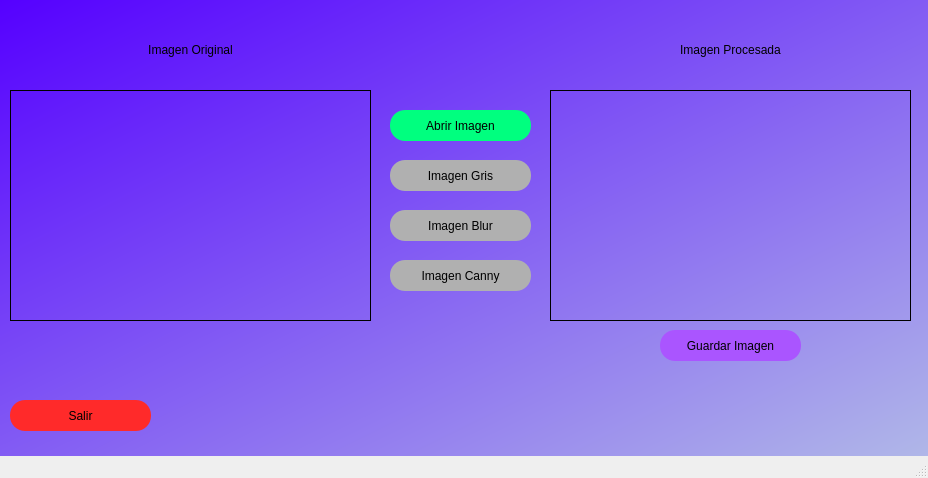
<?xml version="1.0" encoding="UTF-8"?>
<ui version="4.0">
 <class>MainWindow</class>
 <widget class="QMainWindow" name="MainWindow">
  <property name="geometry">
   <rect>
    <x>0</x>
    <y>0</y>
    <width>928</width>
    <height>478</height>
   </rect>
  </property>
  <property name="minimumSize">
   <size>
    <width>928</width>
    <height>478</height>
   </size>
  </property>
  <property name="maximumSize">
   <size>
    <width>928</width>
    <height>478</height>
   </size>
  </property>
  <property name="windowTitle">
   <string>MainWindow</string>
  </property>
  <property name="styleSheet">
   <string notr="true">QWidget#centralwidget{
background-color: qlineargradient(spread:pad, x1:0, y1:0, x2:1, y2:1, stop:0 rgba(85, 0, 255, 255), stop:1 rgba(176, 183, 232, 255));}</string>
  </property>
  <widget class="QWidget" name="centralwidget">
   <widget class="QLabel" name="label">
    <property name="geometry">
     <rect>
      <x>10</x>
      <y>90</y>
      <width>361</width>
      <height>231</height>
     </rect>
    </property>
    <property name="styleSheet">
     <string notr="true">border: 1px solid black;</string>
    </property>
    <property name="text">
     <string>&lt;html&gt;&lt;head/&gt;&lt;body&gt;&lt;p align=&quot;center&quot;&gt;&lt;br/&gt;&lt;/p&gt;&lt;/body&gt;&lt;/html&gt;</string>
    </property>
    <property name="alignment">
     <set>Qt::AlignCenter</set>
    </property>
   </widget>
   <widget class="QPushButton" name="pushButton">
    <property name="geometry">
     <rect>
      <x>390</x>
      <y>110</y>
      <width>141</width>
      <height>31</height>
     </rect>
    </property>
    <property name="cursor">
     <cursorShape>PointingHandCursor</cursorShape>
    </property>
    <property name="styleSheet">
     <string notr="true">border-radius: 15px;
background-color: rgb(0, 255, 127);</string>
    </property>
    <property name="text">
     <string>Abrir Imagen</string>
    </property>
   </widget>
   <widget class="QPushButton" name="pushButton_2">
    <property name="geometry">
     <rect>
      <x>390</x>
      <y>160</y>
      <width>141</width>
      <height>31</height>
     </rect>
    </property>
    <property name="cursor">
     <cursorShape>PointingHandCursor</cursorShape>
    </property>
    <property name="styleSheet">
     <string notr="true">border-radius:15px;
background-color: rgb(176, 176, 176);</string>
    </property>
    <property name="text">
     <string>Imagen Gris</string>
    </property>
   </widget>
   <widget class="QLabel" name="label_2">
    <property name="geometry">
     <rect>
      <x>550</x>
      <y>90</y>
      <width>361</width>
      <height>231</height>
     </rect>
    </property>
    <property name="styleSheet">
     <string notr="true">border: 1px solid black;</string>
    </property>
    <property name="text">
     <string>&lt;html&gt;&lt;head/&gt;&lt;body&gt;&lt;p align=&quot;center&quot;&gt;&lt;br/&gt;&lt;/p&gt;&lt;/body&gt;&lt;/html&gt;</string>
    </property>
    <property name="alignment">
     <set>Qt::AlignCenter</set>
    </property>
   </widget>
   <widget class="QPushButton" name="pushButton_3">
    <property name="geometry">
     <rect>
      <x>390</x>
      <y>210</y>
      <width>141</width>
      <height>31</height>
     </rect>
    </property>
    <property name="cursor">
     <cursorShape>PointingHandCursor</cursorShape>
    </property>
    <property name="styleSheet">
     <string notr="true">border-radius:15px;
background-color: rgb(176, 176, 176);</string>
    </property>
    <property name="text">
     <string>Imagen Blur</string>
    </property>
   </widget>
   <widget class="QPushButton" name="pushButton_4">
    <property name="geometry">
     <rect>
      <x>390</x>
      <y>260</y>
      <width>141</width>
      <height>31</height>
     </rect>
    </property>
    <property name="cursor">
     <cursorShape>PointingHandCursor</cursorShape>
    </property>
    <property name="styleSheet">
     <string notr="true">border-radius:15px;
background-color: rgb(176, 176, 176);</string>
    </property>
    <property name="text">
     <string>Imagen Canny</string>
    </property>
   </widget>
   <widget class="QLabel" name="label_3">
    <property name="geometry">
     <rect>
      <x>20</x>
      <y>20</y>
      <width>341</width>
      <height>61</height>
     </rect>
    </property>
    <property name="styleSheet">
     <string notr="true">font: 35pt &quot;Freestyle Script&quot;;</string>
    </property>
    <property name="text">
     <string>&lt;html&gt;&lt;head/&gt;&lt;body&gt;&lt;p align=&quot;center&quot;&gt;Imagen Original&lt;/p&gt;&lt;/body&gt;&lt;/html&gt;</string>
    </property>
   </widget>
   <widget class="QLabel" name="label_4">
    <property name="geometry">
     <rect>
      <x>560</x>
      <y>20</y>
      <width>341</width>
      <height>61</height>
     </rect>
    </property>
    <property name="styleSheet">
     <string notr="true">font: 35pt &quot;Freestyle Script&quot;;</string>
    </property>
    <property name="text">
     <string>&lt;html&gt;&lt;head/&gt;&lt;body&gt;&lt;p align=&quot;center&quot;&gt;Imagen Procesada&lt;/p&gt;&lt;/body&gt;&lt;/html&gt;</string>
    </property>
   </widget>
   <widget class="QPushButton" name="pushButton_5">
    <property name="geometry">
     <rect>
      <x>10</x>
      <y>400</y>
      <width>141</width>
      <height>31</height>
     </rect>
    </property>
    <property name="cursor">
     <cursorShape>PointingHandCursor</cursorShape>
    </property>
    <property name="styleSheet">
     <string notr="true">border-radius:15px;
background-color: rgb(255, 42, 42);</string>
    </property>
    <property name="text">
     <string>Salir</string>
    </property>
   </widget>
   <widget class="QPushButton" name="pushButton_6">
    <property name="geometry">
     <rect>
      <x>660</x>
      <y>330</y>
      <width>141</width>
      <height>31</height>
     </rect>
    </property>
    <property name="cursor">
     <cursorShape>PointingHandCursor</cursorShape>
    </property>
    <property name="styleSheet">
     <string notr="true">border-radius:15px;
background-color: rgb(170, 85, 255);</string>
    </property>
    <property name="text">
     <string>Guardar Imagen</string>
    </property>
   </widget>
  </widget>
  <widget class="QMenuBar" name="menubar">
   <property name="geometry">
    <rect>
     <x>0</x>
     <y>0</y>
     <width>928</width>
     <height>21</height>
    </rect>
   </property>
  </widget>
  <widget class="QStatusBar" name="statusbar"/>
 </widget>
 <resources/>
 <connections/>
</ui>
